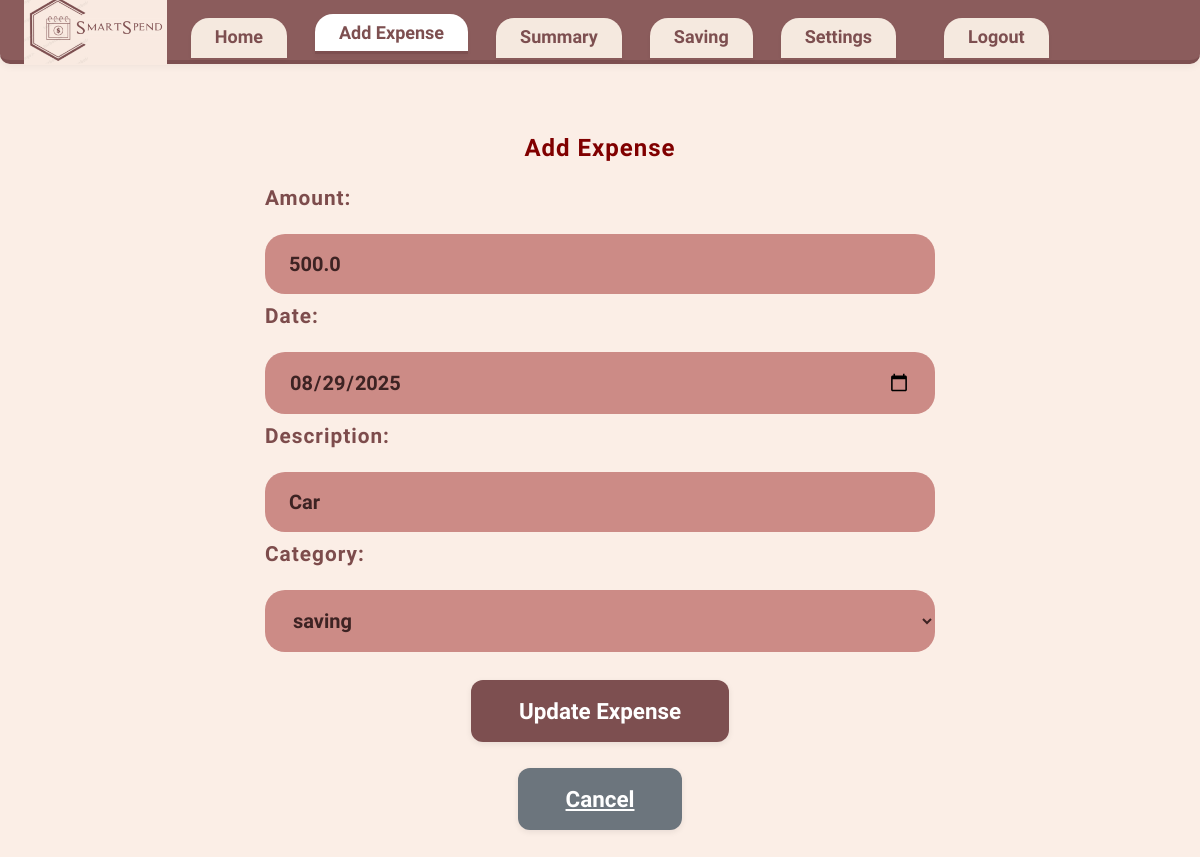
Page /edit-expense/46 on the committed database.
### tables this page shows
CREATE TABLE Expenses (
                        id INTEGER PRIMARY KEY AUTOINCREMENT,
                        amount REAL,
                        date TEXT,
                        description TEXT,
                        category TEXT,
                        timestamp TEXT
                    );

### app.py (the view)
@app.route('/edit-expense/<int:expense_id>', methods=['GET', 'POST'])
def edit_expense(expense_id):
    with db_manager.connect() as conn:
        c = conn.cursor()
    if request.method == 'POST':
        try:
            amount_str = request.form['amount'].strip()
            if not amount_str:
                flash("Please enter an expense amount")
                return redirect(f'/edit-expense/{expense_id}')
            amount = float(amount_str)
            if amount < 0:
                flash(f"Expense amount cannot be negative: ${abs(amount):.2f}")
                return redirect(f'/edit-expense/{expense_id}')
            elif amount == 0:
                flash("Expense amount must be greater than $0.00")
                return redirect(f'/edit-expense/{expense_id}')
            elif amount > 1000000:
                flash("Expense amount is too large (maximum: $1,000,000)")
                return redirect(f'/edit-expense/{expense_id}')
        except ValueError:
            flash("Please enter a valid number for the expense amount")
            return redirect(f'/edit-expense/{expense_id}')
        date_val = request.form['date']
        description = request.form['description']
        category = request.form['category']
        expense = Expense(amount, date_val, description, category)
        expense.update(db_manager, expense_id)
        flash(f"Expense updated successfully! New amount: ${amount:.2f}")
        return redirect('/summary')
    else:
        c.execute('SELECT * FROM Expenses WHERE id=?', (expense_id,))
        expense = c.fetchone()
        categories = [
            'Groceries', 'Transport', 'Entertainment', 'Utilities', 'Shopping', 'Health', 'Dining', 'Education',
            'Travel', 'Personal Care', 'Insurance', 'Taxes', 'Gifts', 'Charity', 'Subscriptions', 'Home Improvement',
            'Automotive', 'Childcare', 'Pet Care', 'Mortgage', 'Miscellaneous', 'Other', 'saving'
        ]
        keywords_map = {
            "bus,uber,fuel,petrol,train,metro,taxi,bike": "Transport",
            "grocery,aldi,coles,woolworths,supermarket,market": "Groceries",
            "movie,cinema,netflix,spotify,concert,theater": "Entertainment",
            "electricity,water,internet,phone,bill,gas": "Utilities",
            "clothes,shopping,amazon,ebay,apparel": "Shopping",
            "doctor,pharmacy,hospital,medicine,clinic": "Health",
            "restaurant,cafe,coffee,food,dining,meal": "Dining",
            "school,university,books,education,course": "Education",
            "flight,hotel,airbnb,travel,tour,vacation": "Travel",
            "haircut,spa,beauty,personal care": "Personal Care",
            "insurance,health insurance,car insurance,home insurance": "Insurance",
            "tax,taxes,income tax": "Taxes",
            "gift,present,birthday,anniversary": "Gifts",
            "charity,donation": "Charity",
            "subscription,netflix,spotify,amazon prime": "Subscriptions",
            "home improvement,repair,maintenance": "Home Improvement",
            "car,automotive,auto,repair,fuel": "Automotive",
            "childcare,baby,kids": "Childcare",
            "pet,vet,pet care": "Pet Care",
            "mortgage,home loan,property loan": "Mortgage",
            "misc,other,miscellaneous": "Miscellaneous"
        }
        return render_template(
            'add.html',
            categories=categories,
            keywords_to_categories=keywords_map,
            today=expense[2],
            edit_mode=True,
            expense=expense
        )

### app.py (called while the page is built)
    @contextmanager
    def connect(self):
        if not hasattr(self._local, 'connection'):
            self._local.connection = sqlite3.connect(self.db_name, check_same_thread=False)
            self._local.connection.row_factory = sqlite3.Row
        try:
            yield self._local.connection
        except Exception:
            self._local.connection.rollback()
            raise
        else:
            self._local.connection.commit()

### templates/add.html (shortened to what this page needs)
<!DOCTYPE html>
<html lang="en">
<head>
  <link rel="stylesheet" href="{{ url_for('static', filename='add.css') }}">
</head>
<body>
  <header class="navbar">
    <img src="{{ url_for('static', filename='logo.png') }}" alt="SmartSpend Logo" class="nav-logo">
    <nav>
      <a href="/home">Home</a>
      <a href="/add" class="active">Add Expense</a>
      <a href="/summary">Summary</a>
      <a href="/saving">Saving</a>
      <a href="/settings">Settings</a>
      <a href="/logout" style="float: right; margin-left: 20px;">Logout</a>
    </nav>
  </header>
  <div class="container">
    <main class="add-expense">
      <h2>Add Expense</h2>
  {% if edit_mode %}
  <form action="/edit-expense/{{ expense[0] }}" method="POST" class="expense-form" autocomplete="off">
  {% else %}
  <form action="/save-expense" method="POST" class="expense-form" autocomplete="off">
  {% endif %}
    <label for="amount" class="form-label">Amount:</label>
    <input type="number" id="amount" name="amount" step="0.01" placeholder="$XXXXXX" required class="form-input"
           value="{% if edit_mode %}{{ expense[1] }}{% else %}{{ today }}{% endif %}">
    <label for="date" class="form-label">Date:</label>
    <input type="date" id="date" name="date" required class="form-input"
           value="{% if edit_mode %}{{ expense[2] }}{% else %}{{ today }}{% endif %}">
    <label for="description" class="form-label">Description:</label>
    <input type="text" id="description" name="description" placeholder="...." class="form-input" autocomplete="off"
           value="{% if edit_mode %}{{ expense[3] or '' }}{% endif %}">
    <label for="category" class="form-label">Category:</label>
    <div style="position:relative;">
      <select id="category" name="category" required class="form-input">
        {% for cat in categories %}
        <option value="{{ cat }}" {% if edit_mode and cat == expense[4] %}selected{% endif %}>{{ cat }}</option>
        {% endfor %}
      </select>
    </div>
    {% if edit_mode %}
    <button type="submit" class="save-btn">Update Expense</button>
    {% else %}
    <button type="submit" class="save-btn">Save Expense</button>
    {% endif %}
    {% if edit_mode %}
    <a href="/summary" class="save-btn" style="background-color: #6c757d; margin-top: 1rem;">Cancel</a>
    {% else %}
    <div id="success-message" class="success-message" style="display:none;">
      Added expense successfully
    </div>
    {% endif %}
  </form>
    </main>
  </div>
</body>
</html>

### static/add.css (style rules this page uses)
body, html { margin: 0; padding: 0; height: 100%; font-family: 'Work Sans', sans-serif; background-color: #fbeee6; }
.container { display: flex; height: 100vh; flex-direction: column; align-items: center; justify-content: center; }
.navbar { background-color: #8b5c5c; display: flex; align-items: center; justify-content: flex-start; padding: 0; height: 60px; border-bottom: 4px solid #7D4F50; border-radius: 0 0 10px 10px; box-shadow: 0 2px 8px rgba(0,0,0,0.06); }
.nav-logo { height: 70px; margin-left: 24px; margin-right: 24px; }
.navbar nav { display: flex; gap: 18px; }
.navbar nav a { color: #7D4F50; text-decoration: none; font-size: 18px; font-family: 'Baloo Bhai', cursive; font-weight: 700; background: #f5e9df; border-radius: 18px 18px 0 0; padding: 8px 24px; margin-right: 10px; box-shadow: 0 2px 4px rgba(0,0,0,0.04); border: none; transition: background 0.2s; position: relative; top: 8px; }
.navbar nav a.active, .navbar nav a:focus { background: #fff; color: #7D4F50; border-bottom: 3px solid #7D4F50; top: 4px; }
.add-expense { display: flex; flex-direction: column; align-items: center; padding: 40px 0 0 0; min-height: calc(100vh - 60px); background: none; }
.add-expense h2 { color: #800000; margin-bottom: 24px; font-size: 1.5em; font-family: 'Baloo Bhai', cursive; font-weight: 700; letter-spacing: 1px; }
.expense-form { display: flex; flex-direction: column; gap: 10px; width: 200%; max-width: 700px; }
.form-label { font-weight: 700; color: #7d4c4c; font-size: 1.3em; margin-bottom: 8px; font-family: 'Baloo Bhai', cursive; letter-spacing: 1px; }
.form-input, .expense-form select { width: 100%; padding: 18px 24px; border: none; border-radius: 20px; background: #CC8B86; color: #3d2323; font-size: 1.25em; font-family: 'Work Sans', sans-serif; margin-top: 6px; margin-bottom: 0; outline: none; box-sizing: border-box; font-weight: 600; transition: box-shadow 0.2s; }
.save-btn { margin: 0 auto; margin-top: 18px; padding: 18px 48px; background: #7D4F50; color: #fff; border: none; border-radius: 12px; font-size: 1.4em; font-family: 'Baloo Bhai', cursive; font-weight: 700; cursor: pointer; box-shadow: 0 2px 6px rgba(0,0,0,0.08); transition: background 0.2s; display: block; }

### rows in the picture
Expenses: amount "500.0", date "08/29/2025", description "Car", category "saving"
